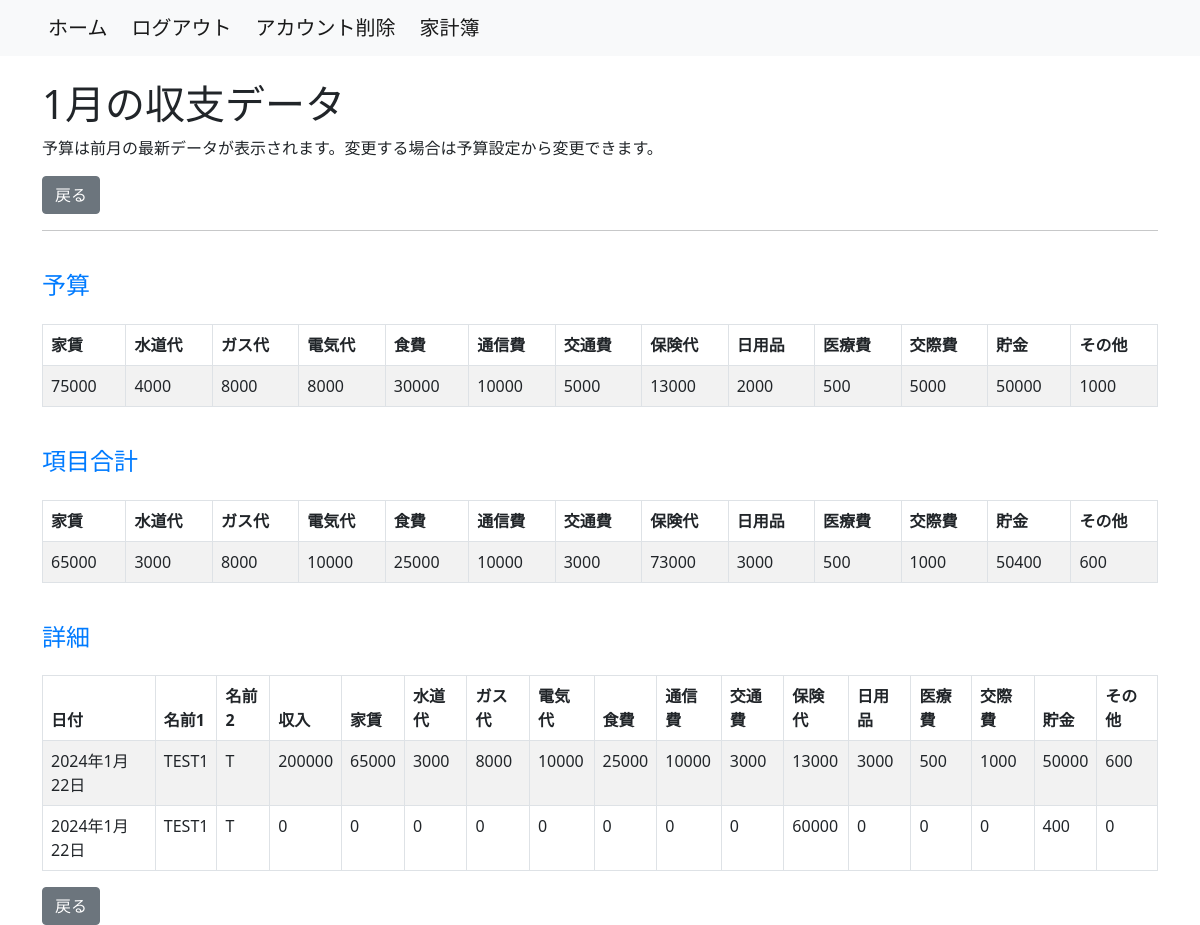
/household_budget/monthly_data/2024-1/ (signed in), run on an earlier commit of the app's database.
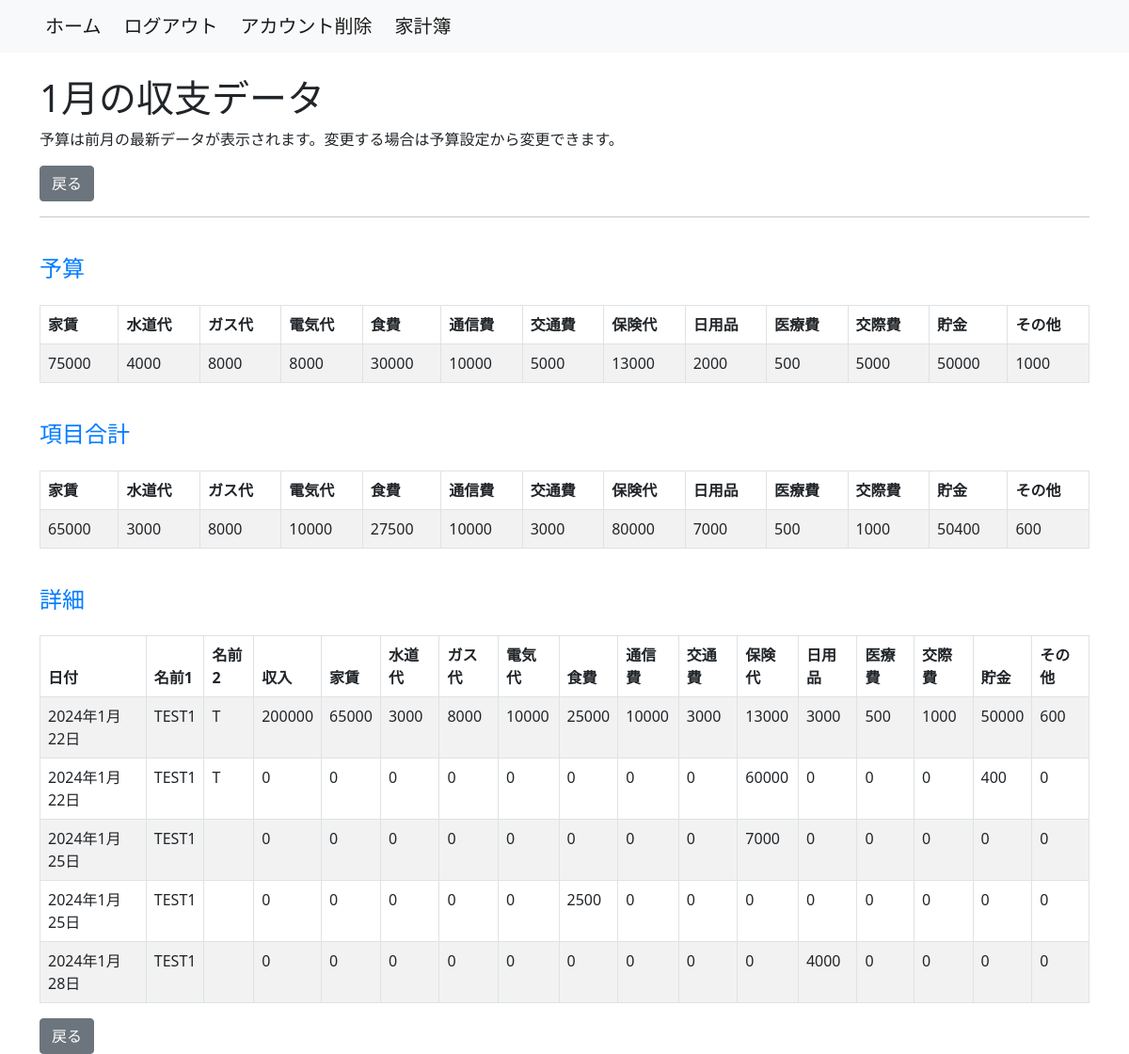
And on a later commit of the database.
### household_budget/models.py (models this page shows)
class BalanceOfPayments(models.Model):
    user = models.ForeignKey(settings.AUTH_USER_MODEL, on_delete=models.CASCADE)
    event_date = models.DateField()
    name_1 = models.CharField(max_length=20, default='', null=True)
    name_2 = models.CharField(max_length=20, default='', null=True)
    income = models.IntegerField(default=0)
    rent = models.IntegerField(default=0)
    water_supply = models.IntegerField(default=0)
    gas = models.IntegerField(default=0)
    electricity = models.IntegerField(default=0)
    food_expenses = models.IntegerField(default=0)
    communication_expenses = models.IntegerField(default=0)
    transportation_expenses = models.IntegerField(default=0)
    insurance_fee = models.IntegerField(default=0)
    daily_necessities = models.IntegerField(default=0)
    medical_bills = models.IntegerField(default=0)
    entertainment_expenses = models.IntegerField(default=0)
    saving = models.IntegerField(default=0)
    add_item = models.IntegerField(default=0)
    class Meta:
        db_table = 'BalanceOfPayments'
        ordering = ['event_date']

### household_budget/views.py (the view)
# urls.py: path('monthly_data/<int:year>-<int:month>/', M_DataView.as_view(), name='monthly_data'),
class M_DataView(View):
    template_name = 'm_data.html'
    def get(self, request, *args, **kwargs):
        requested_year = kwargs.get('year')
        requested_month = kwargs.get('month')
        if requested_year is not None and requested_month is not None:
            requested_year_month_str = f"{requested_year}-{requested_month}"
        else:
            return HttpResponse('Invalid URL format')
        try:
            requested_year_month = datetime.strptime(requested_year_month_str, "%Y-%m")
        except ValueError:
            return HttpResponse('Invalid date format')
        user = request.user
        latest_budget = self.get_latest_budget(user, requested_year_month)
        item_totals = self.calculate_item_totals(user, requested_year_month)
        monthly_data = BalanceOfPayments.objects.filter(
            user=user,
            event_date__year=requested_year_month.year,
            event_date__month=requested_year_month.month,
        )
        context = {
            'monthly_data': monthly_data,
            'requested_year_month': requested_year_month,
            'latest_budget': latest_budget,
            'item_totals': item_totals,
        }
        return render(request, self.template_name, context)
    def get_latest_budget(self, user, requested_year_month):
        latest_budget_queryset = Budget.objects.filter(
        user=user,
        event_date__year=requested_year_month.year,
        event_date__month=requested_year_month.month,
    ).order_by('-event_date')
        if latest_budget_queryset.exists():
           return latest_budget_queryset.first()
        return Budget.objects.filter(user=user).order_by('-event_date').first()
    def calculate_item_totals(self, user, requested_year_month):
        monthly_data = BalanceOfPayments.objects.filter(
            user=user,
            event_date__year=requested_year_month.year,
            event_date__month=requested_year_month.month,
        )
        item_totals = {
            'rent': monthly_data.aggregate(Sum('rent'))['rent__sum'] or 0,
            'water_supply': monthly_data.aggregate(Sum('water_supply'))['water_supply__sum'] or 0,
            'gas': monthly_data.aggregate(Sum('gas'))['gas__sum'] or 0,
            'electricity': monthly_data.aggregate(Sum('electricity'))['electricity__sum'] or 0,
            'food_expenses': monthly_data.aggregate(Sum('food_expenses'))['food_expenses__sum'] or 0,
            'communication_expenses': monthly_data.aggregate(Sum('communication_expenses'))['communication_expenses__sum'] or 0,
            'transportation_expenses': monthly_data.aggregate(Sum('transportation_expenses'))['transportation_expenses__sum'] or 0,
            'insurance_fee': monthly_data.aggregate(Sum('insurance_fee'))['insurance_fee__sum'] or 0,
            'daily_necessities': monthly_data.aggregate(Sum('daily_necessities'))['daily_necessities__sum'] or 0,
            'medical_bills': monthly_data.aggregate(Sum('medical_bills'))['medical_bills__sum'] or 0,
            'entertainment_expenses': monthly_data.aggregate(Sum('entertainment_expenses'))['entertainment_expenses__sum'] or 0,
            'saving': monthly_data.aggregate(Sum('saving'))['saving__sum'] or 0,
            'add_item': monthly_data.aggregate(Sum('add_item'))['add_item__sum'] or 0,
        }
        return item_totals

### household_budget/templates/m_data.html (shortened to what the changed rows need)
{% extends 'base.html' %}
{% block content %}
  <div class="container mt-4">
    <h1>{{ requested_year_month|date:"n月" }}の収支データ</h1>
    {% if latest_budget %}
      <h4>予算</h4>
      <table class="table table-striped table-bordered mt-4">
        <thead class="thead-dark">
          <tr>
            <th>家賃</th>
            <th>水道代</th>
            <th>ガス代</th>
            <th>電気代</th>
            <th>食費</th>
            <th>通信費</th>
            <th>交通費</th>
            <th>保険代</th>
            <th>日用品</th>
            <th>医療費</th>
            <th>交際費</th>
            <th>貯金</th>
            <th>その他</th>
          </tr>
        </thead>
        <tbody>
            <tr>
              <td>{{ latest_budget.rent_budget }}</td>
              <td>{{ latest_budget.water_supply_budget }}</td>
              <td>{{ latest_budget.gas_budget }}</td>
              <td>{{ latest_budget.electricity_budget }}</td>
              <td>{{ latest_budget.food_expenses_budget }}</td>
              <td>{{ latest_budget.communication_expenses_budget }}</td>
              <td>{{ latest_budget.transportation_expenses_budget }}</td>
              <td>{{ latest_budget.insurance_fee_budget }}</td>
              <td>{{ latest_budget.daily_necessities_budget }}</td>
              <td>{{ latest_budget.medical_bills_budget }}</td>
              <td>{{ latest_budget.entertainment_expenses_budget }}</td>
              <td>{{ latest_budget.saving_budget }}</td>
              <td>{{ latest_budget.add_item_budget }}</td>
            </tr>
        </tbody>
      </table>
      <h4>項目合計</h4>
      <table class="table table-striped table-bordered mt-4">
        <thead class="thead-dark">
          <tr>
            <th>家賃</th>
            <th>水道代</th>
            <th>ガス代</th>
            <th>電気代</th>
            <th>食費</th>
            <th>通信費</th>
            <th>交通費</th>
            <th>保険代</th>
            <th>日用品</th>
            <th>医療費</th>
            <th>交際費</th>
            <th>貯金</th>
            <th>その他</th>
          </tr>
        </thead>
        <tbody>
            <tr>
              <td>{{ item_totals.rent }}</td>
              <td>{{ item_totals.water_supply }}</td>
              <td>{{ item_totals.gas }}</td>
              <td>{{ item_totals.electricity }}</td>
              <td>{{ item_totals.food_expenses }}</td>
              <td>{{ item_totals.communication_expenses }}</td>
              <td>{{ item_totals.transportation_expenses }}</td>
              <td>{{ item_totals.insurance_fee }}</td>
              <td>{{ item_totals.daily_necessities }}</td>
              <td>{{ item_totals.medical_bills }}</td>
              <td>{{ item_totals.entertainment_expenses }}</td>
              <td>{{ item_totals.saving }}</td>
              <td>{{ item_totals.add_item }}</td>
            </tr>
        </tbody>
      </table>
    {% endif %}
    {% if monthly_data %}
      <table class="table table-striped table-bordered mt-4">
        <thead class="thead-dark">
          <tr>
            <th>日付</th>
            <th>名前1</th>
            <th>名前2</th>
            <th>収入</th>
            <th>家賃</th>
            <th>水道代</th>
            <th>ガス代</th>
            <th>電気代</th>
            <th>食費</th>
            <th>通信費</th>
            <th>交通費</th>
            <th>保険代</th>
            <th>日用品</th>
            <th>医療費</th>
            <th>交際費</th>
            <th>貯金</th>
            <th>その他</th>
          </tr>
        </thead>
        <tbody>
          {% for balance in monthly_data %}
            <tr>
              <td>{{ balance.event_date }}</td>
              <td>{{ balance.name_1 }}</td>
              <td>{{ balance.name_2 }}</td>
              <td>{{ balance.income }}</td>
              <td>{{ balance.rent }}</td>
              <td>{{ balance.water_supply }}</td>
              <td>{{ balance.gas }}</td>
              <td>{{ balance.electricity }}</td>
              <td>{{ balance.food_expenses }}</td>
              <td>{{ balance.communication_expenses }}</td>
              <td>{{ balance.transportation_expenses }}</td>
              <td>{{ balance.insurance_fee }}</td>
              <td>{{ balance.daily_necessities }}</td>
              <td>{{ balance.medical_bills }}</td>
              <td>{{ balance.entertainment_expenses }}</td>
              <td>{{ balance.saving }}</td>
              <td>{{ balance.add_item }}</td>
            </tr>
          {% endfor %}
        </tbody>
      </table>
    {% else %}
      <p class="mt-4">データがまだ未入力です。</p>
    {% endif %}
  </div>
{% endblock %}

What changed in the data, as far as the page shows it:
added BalanceOfPayments: event_date "2024年1月25日", name_1 "TEST1", income "0", rent "0", water_supply "0", gas "0", electricity "0", food_expenses "0", communication_expenses "0", transportation_expenses "0", insurance_fee "7000", daily_necessities "0", medical_bills "0", entertainment_expenses "0", saving "0", add_item "0"
added BalanceOfPayments: event_date "2024年1月25日", name_1 "TEST1", income "0", rent "0", water_supply "0", gas "0", electricity "0", food_expenses "2500", communication_expenses "0", transportation_expenses "0", insurance_fee "0", daily_necessities "0", medical_bills "0", entertainment_expenses "0", saving "0", add_item "0"
added BalanceOfPayments: event_date "2024年1月28日", name_1 "TEST1", income "0", rent "0", water_supply "0", gas "0", electricity "0", food_expenses "0", communication_expenses "0", transportation_expenses "0", insurance_fee "0", daily_necessities "4000", medical_bills "0", entertainment_expenses "0", saving "0", add_item "0"
Also different on the page:
{{ item_totals.food_expenses }}: "25000" → "27500"
{{ item_totals.insurance_fee }}: "73000" → "80000"
{{ item_totals.daily_necessities }}: "3000" → "7000"
